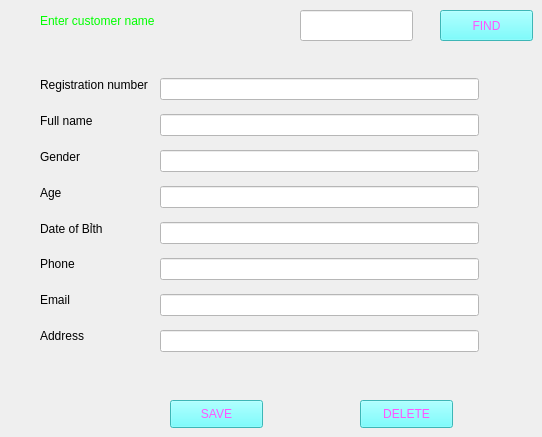
    <widget class="QWidget" name="tab_6">
     <attribute name="title">
      <string>Edit or delete customer</string>
     </attribute>
     <widget class="QLabel" name="label_30">
      <property name="geometry">
       <rect>
        <x>40</x>
        <y>0</y>
        <width>231</width>
        <height>41</height>
       </rect>
      </property>
      <property name="styleSheet">
       <string notr="true">color: rgb(0, 255, 0);
font: 75 14pt &quot;MS Shell Dlg 2&quot;;</string>
      </property>
      <property name="text">
       <string>Enter customer name</string>
      </property>
     </widget>
     <widget class="QPushButton" name="b52">
      <property name="geometry">
       <rect>
        <x>170</x>
        <y>400</y>
        <width>93</width>
        <height>28</height>
       </rect>
      </property>
      <property name="styleSheet">
       <string notr="true">background-color: rgb(85, 255, 255);
font: 75 10pt &quot;MS Shell Dlg 2&quot;;
color: rgb(255, 85, 255);</string>
      </property>
      <property name="text">
       <string>SAVE</string>
      </property>
     </widget>
     <widget class="QWidget" name="layoutWidget">
      <property name="geometry">
       <rect>
        <x>160</x>
        <y>70</y>
        <width>319</width>
        <height>291</height>
       </rect>
      </property>
      <layout class="QVBoxLayout" name="verticalLayout_2">
       <item>
        <widget class="QLineEdit" name="l52">
         <property name="styleSheet">
          <string notr="true">background-color: rgb(255, 255, 255);</string>
         </property>
        </widget>
       </item>
       <item>
        <widget class="QLineEdit" name="l53">
         <property name="styleSheet">
          <string notr="true">background-color: rgb(255, 255, 255);</string>
         </property>
        </widget>
       </item>
       <item>
        <widget class="QLineEdit" name="l54">
         <property name="styleSheet">
          <string notr="true">alternate-background-color: rgb(255, 255, 255);
background-color: rgb(255, 255, 255);</string>
         </property>
        </widget>
       </item>
       <item>
        <widget class="QLineEdit" name="l55">
         <property name="styleSheet">
          <string notr="true">background-color: rgb(255, 255, 255);</string>
         </property>
        </widget>
       </item>
       <item>
        <widget class="QLineEdit" name="l56">
         <property name="styleSheet">
          <string notr="true">background-color: rgb(255, 255, 255);</string>
         </property>
        </widget>
       </item>
       <item>
        <widget class="QLineEdit" name="l57">
         <property name="styleSheet">
          <string notr="true">background-color: rgb(255, 255, 255);</string>
         </property>
        </widget>
       </item>
       <item>
        <widget class="QLineEdit" name="l58">
         <property name="styleSheet">
          <string notr="true">background-color: rgb(255, 255, 255);</string>
         </property>
        </widget>
       </item>
       <item>
        <widget class="QLineEdit" name="l59">
         <property name="styleSheet">
          <string notr="true">background-color: rgb(255, 255, 255);</string>
         </property>
        </widget>
       </item>
      </layout>
     </widget>
     <widget class="QPushButton" name="b53">
      <property name="geometry">
       <rect>
        <x>360</x>
        <y>400</y>
        <width>93</width>
        <height>28</height>
       </rect>
      </property>
      <property name="styleSheet">
       <string notr="true">background-color: rgb(85, 255, 255);
font: 75 10pt &quot;MS Shell Dlg 2&quot;;
color: rgb(255, 85, 255);</string>
      </property>
      <property name="text">
       <string>DELETE</string>
      </property>
     </widget>
     <widget class="QWidget" name="layoutWidget">
      <property name="geometry">
       <rect>
        <x>40</x>
        <y>70</y>
        <width>118</width>
        <height>281</height>
       </rect>
      </property>
      <layout class="QVBoxLayout" name="verticalLayout_3">
       <item>
        <widget class="QLabel" name="label_31">
         <property name="text">
          <string>Registration number</string>
         </property>
        </widget>
       </item>
       <item>
        <widget class="QLabel" name="label_42">
         <property name="text">
          <string>Full name</string>
         </property>
        </widget>
       </item>
       <item>
        <widget class="QLabel" name="label_36">
         <property name="text">
          <string>Gender</string>
         </property>
        </widget>
       </item>
       <item>
        <widget class="QLabel" name="label_32">
         <property name="text">
          <string>Age</string>
         </property>
        </widget>
       </item>
       <item>
        <widget class="QLabel" name="label_33">
         <property name="text">
          <string>Date of Bỉth</string>
         </property>
        </widget>
       </item>
       <item>
        <widget class="QLabel" name="label_35">
         <property name="text">
          <string>Phone</string>
         </property>
        </widget>
       </item>
       <item>
        <widget class="QLabel" name="label_34">
         <property name="text">
          <string>Email</string>
         </property>
        </widget>
       </item>
       <item>
        <widget class="QLabel" name="label_43">
         <property name="text">
          <string>Address</string>
         </property>
        </widget>
       </item>
      </layout>
     </widget>
     <widget class="QLineEdit" name="l51">
      <property name="geometry">
       <rect>
        <x>300</x>
        <y>10</y>
        <width>113</width>
        <height>31</height>
       </rect>
      </property>
      <property name="styleSheet">
       <string notr="true">background-color: rgb(255, 255, 255);</string>
      </property>
     </widget>
     <widget class="QPushButton" name="b51">
      <property name="geometry">
       <rect>
        <x>440</x>
        <y>10</y>
        <width>93</width>
        <height>31</height>
       </rect>
      </property>
      <property name="styleSheet">
       <string notr="true">background-color: rgb(85, 255, 255);
font: 75 10pt &quot;MS Shell Dlg 2&quot;;
color: rgb(255, 85, 255);</string>
      </property>
      <property name="text">
       <string>FIND</string>
      </property>
     </widget>
    </widget>
